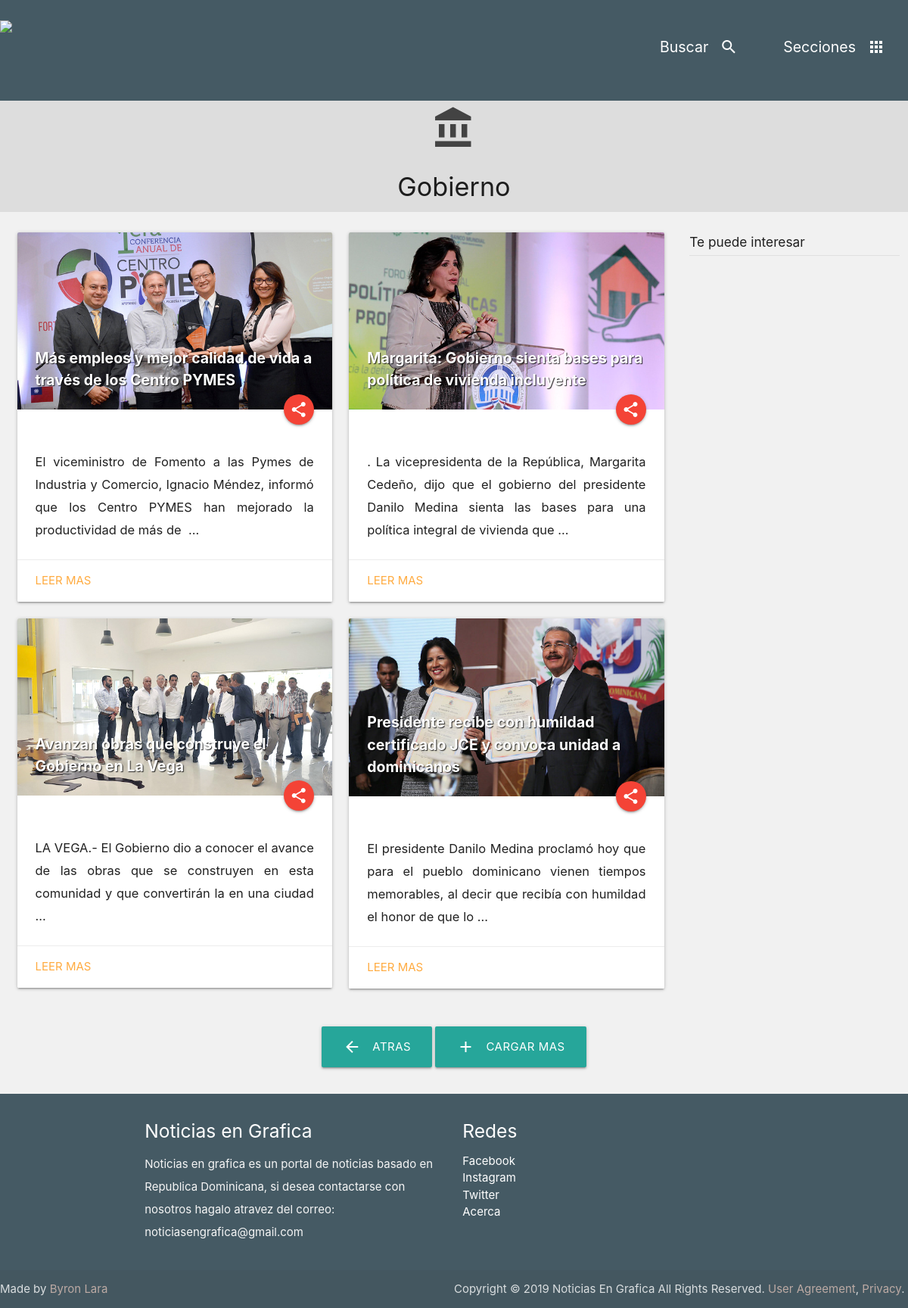
Screenshot of /sections/gobierno/?page=3 with the database file from the repository.
### post/models.py (models this page shows, shortened)
class Category(models.Model):
	title = models.CharField(max_length=100, verbose_name ='Titulo')
	slug = models.SlugField(max_length=100, unique=True)
	icon = models.CharField(max_length=100, verbose_name ='Icono')
	class Meta:
		verbose_name = 'Categoria'
		verbose_name_plural = 'Categorias'
	def get_absolute_url(self):
		return reverse('categories', args=[self.slug])

class Post(models.Model):
	title = models.CharField(max_length=255, verbose_name ='Titulo')
	slug = models.SlugField(max_length=255, unique=True)
	status = models.CharField(choices=STATUS_CHOICES, default='draft', max_length=10, verbose_name ='Estatus')
	breaking_news = models.BooleanField(default=False, verbose_name='Destacado')
	publication_date = models.DateTimeField(verbose_name ='Fecha')
	category = models.ForeignKey(Category, verbose_name ='Categoria')
	picture = models.ImageField(upload_to='uploads/%Y/%m/%d', null=True, blank=True, verbose_name ='Imagen')
	content = RichTextUploadingField(verbose_name ='Contenido')
	gallery_content = models.BooleanField(default=False, verbose_name='Galeria')
	tags = models.ManyToManyField(Tag)
	class Meta:
		verbose_name = 'Publicacion'
		verbose_name_plural = 'Publicaciones'
	def get_absolute_url(self):
		return reverse('entry_detail', args=[self.slug])

### post/views.py (the view)
# urls.py: url(r'^sections/(?P<category_slug>[-\w]+)/$', Categories, name='categories'),
def Categories(request, category_slug):
	categories = Category.objects.all()
	entries = Post.objects.filter(status='published')
	revs = Ads.objects.filter(spot='section')
	if category_slug:
		category = get_object_or_404(Category, slug=category_slug)
		entries = entries.filter(category=category)
	paginator_sections = Paginator(entries, 4)
	page = request.GET.get('page')
	try:
		entriess = paginator_sections.page(page)
	except PageNotAnInteger:
		entriess = paginator_sections.page(1)
	except EmptyPage:
		entriess = paginator_sections.page(paginator_sections.num_pages)
	template = loader.get_template('sections.html')
	context = {
		'categories' : categories,
		'category' : category,
		'entriess' : entriess,
		'revs' : revs
	}
	return HttpResponse(template.render(context, request))

### notigrafika/templates/sections.html (shortened to what this page needs)
{% extends 'base.html' %}
{% block head %}
<div class="row">
  <div style="background-color: #ddd;" class="col s12 m12 center-align">
    <i style="opacity: 0.8; padding-top: 6px" class="medium material-icons">{{ category.icon }}</i>
    <h4>{{ category.title }}</h4>
    </div>
  </div>
{% endblock %}
{% block content %}
  {% for entry in entriess %}
    <div class="col s12 m6">
      <div class="card hoverable">
        <div class="card-image">
          <a href="{{ entry.get_absolute_url }}">
          <img src="{{ entry.picture.url }}">
          </a>
          <a href="{{ entry.get_absolute_url }}">
          <span class="card-title">{{ entry.title }}</span>
          </a>
          <a class="btn-floating halfway-fab waves-effect waves-light red tooltipped" data-tooltip="Compartir"><i class="material-icons">share</i></a>
        </div>
        <div class="card-content">
        {{ entry.content | safe | truncatewords:30 | linebreaks }}
        </div>
        <div class="card-action">
          <a href="{{ entry.get_absolute_url }}">Leer mas</a>
        </div>
      </div>
    </div>
{% endfor %}
{% endblock %}
{% block pagination %}
  <ul class="pagination center-align">
    {% if entriess.has_previous %}
      <a href="?page={{ entriess.previous_page_number }}{% if request.GET.q %}&q={{ request.GET.q }}{% endif %}" class="waves-effect waves-light btn-large"><i class="material-icons left">arrow_back</i>Atras</a>
    {% endif %}
    {% if entriess.has_next %}
    <a href="?page={{ entriess.next_page_number }}{% if request.GET.q %}&q={{ request.GET.q }}{% endif %}" class="waves-effect waves-light btn-large"><i class="material-icons left">add</i>Cargar mas</a>
    {% endif %}
  </ul>
{% endblock %}

### notigrafika/static/css/style.css (style rules this page uses)
p { line-height: 2rem; }
body { background-color: #f1f1f1; }
.card .card-image .card-title { font-size: 1.3rem; font-weight: bold; color: #fff; position: absolute; bottom: 0; left: 0; max-width: 100%; padding: 24px; border-top-left-radius: 3px; border-top-right-radius: 3px; background-color: transparent; text-shadow: 1px 1px 1px rgba(0,0,0,.8); }
.card .card-content p { margin: 0; font-size: 1.1rem; }

### rows the page displays
Category: title "Gobierno"
Post: picture (picture), title "Más empleos y mejor calidad de vida a través de los Centro PYMES", content "El viceministro de Fomento a las Pymes de Industria y Comercio, Ignacio Méndez, informó que los Centro PYMES han mejorado la productividad de más de …"
Post: picture (picture), title "Margarita: Gobierno sienta bases para política de vivienda incluyente", content ". La vicepresidenta de la República, Margarita Cedeño, dijo que el gobierno del presidente Danilo Medina sienta las bases para una política integral de vivienda que …"
Post: picture (picture), title "Avanzan obras que construye el Gobierno en La Vega", content "LA VEGA.- El Gobierno dio a conocer el avance de las obras que se construyen en esta comunidad y que convertirán la en una ciudad …"
Post: picture (picture), title "Presidente recibe con humildad certificado JCE y convoca unidad a dominicanos", content "El presidente Danilo Medina proclamó hoy que para el pueblo dominicano vienen tiempos memorables, al decir que recibía con humildad el honor de que lo …"
